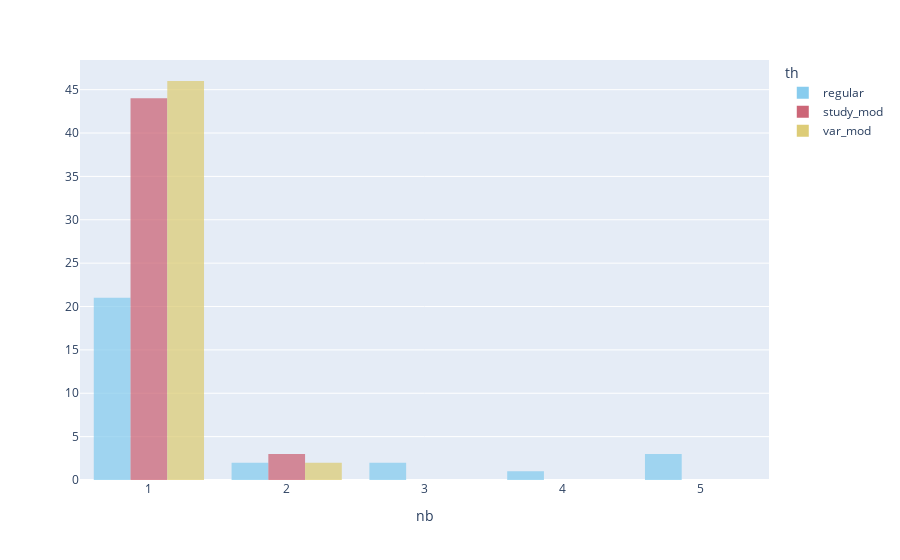

The notebook cell saved with this chart:
### Markdown cell above
### Analysis of Hypothesis

### Code cell
df_hist = pd.DataFrame(columns=["th", "nb"])
for th in TEMPLATES_VAR.keys():
    vals = human_h[human_h.th == th].groupby(TEMPLATES_VAR[th]).agg({"user_id": "nunique"}).user_id.values
    curr_df = pd.DataFrame({"th": th, "nb": vals}, columns=["th", "nb"])
    df_hist = pd.concat([df_hist, curr_df])

fig = px.histogram(df_hist, x="nb", histnorm="", nbins=human_h.user_id.unique().shape[0], color="th",
                   color_discrete_map=COLOR_PALETTE, opacity=0.75)
fig.update_layout(barmode='group')
fig.write_image("../visualisations/user_studies_common_h.pdf", format='pdf')
fig.show()

### Figure 1 — Plotly figure (JSON) as saved in the notebook; plotly's stock layout.template omitted (floating-point values rounded to 4 significant figures)
{"data": [{"alignmentgroup": "True", "bingroup": "x", "histnorm": "", "hovertemplate": "th=regular<br>nb=%{x}<br>=%{y}<extra></extra>", "legendgroup": "regular", "marker": {"color": "rgb(136, 204, 238)", "opacity": 0.75, "pattern": {"shape": ""}}, "name": "regular", "nbinsx": 5, "offsetgroup": "regular", "orientation": "v", "showlegend": true, "type": "histogram", "x": [3, 1, 1, 1, 1, 5, 1, 1, 1, 1, 1, 1, 1, 1, 5, 3, 5, 1, 1, 2, 1, 1, 1, 4, 2, 1, 1, 1, 1], "xaxis": "x", "yaxis": "y"}, {"alignmentgroup": "True", "bingroup": "x", "histnorm": "", "hovertemplate": "th=study_mod<br>nb=%{x}<br>=%{y}<extra></extra>", "legendgroup": "study_mod", "marker": {"color": "rgb(204, 102, 119)", "opacity": 0.75, "pattern": {"shape": ""}}, "name": "study_mod", "nbinsx": 5, "offsetgroup": "study_mod", "orientation": "v", "showlegend": true, "type": "histogram", "x": [1, 1, 1, 1, 1, 1, 1, 1, 1, 1, 1, 2, 1, 2, 1, 1, 1, 1, 1, 1, 1, 1, 1, 1, 1, 1, 1, 1, 1, 1, 1, 1, 1, 1, 1, 1, 1, 1, 1, 1, 1, 1, 2, 1, 1, 1, 1], "xaxis": "x", "yaxis": "y"}, {"alignmentgroup": "True", "bingroup": "x", "histnorm": "", "hovertemplate": "th=var_mod<br>nb=%{x}<br>=%{y}<extra></extra>", "legendgroup": "var_mod", "marker": {"color": "rgb(221, 204, 119)", "opacity": 0.75, "pattern": {"shape": ""}}, "name": "var_mod", "nbinsx": 5, "offsetgroup": "var_mod", "orientation": "v", "showlegend": true, "type": "histogram", "x": [1, 1, 1, 1, 1, 1, 1, 1, 1, 1, 1, 1, 1, 1, 1, 1, 2, 1, 2, 1, 1, 1, 1, 1, 1, 1, 1, 1, 1, 1, 1, 1, 1, 1, 1, 1, 1, 1, 1, 1, 1, 1, 1, 1, 1, 1, 1, 1], "xaxis": "x", "yaxis": "y"}], "layout": {"barmode": "group", "legend": {"title": {"text": "th"}, "tracegroupgap": 0}, "margin": {"t": 60}, "xaxis": {"anchor": "y", "domain": [0, 1], "title": {"text": "nb"}}, "yaxis": {"anchor": "x", "domain": [0, 1], "title": {"text": ""}}}}
